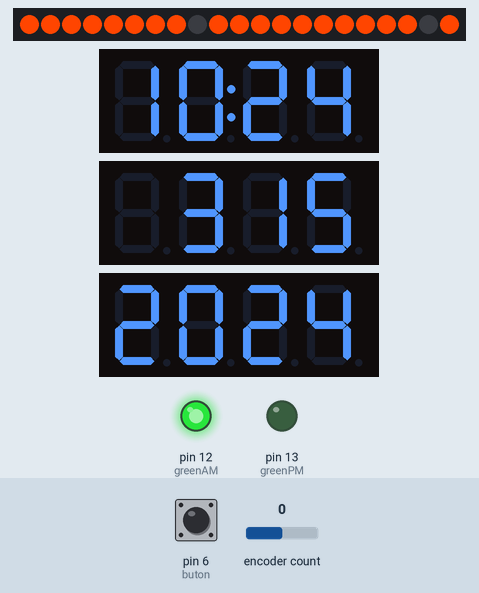
Bench run of a sketch on a simulated Arduino Uno, built with avr-gcc and run on an emulated ATmega328P. On the bench: 21 RGB LEDs in strip order, left to right, 3 × 4-digit seven-segment display, output pins drawn as LEDs (lit = HIGH). The test bench sets the inputs (shaded band); at power-on: pin 6 (buton) HIGH, encoder count 0. The local clock reads 2024-03-15 10:24:30 at power-on unless the sketch sets it; the audio player accepts every command and is not drawn; what the sketch prints to the serial monitor is not drawn.

Above: at 2.2 s.
2.3 s: pin 6 (buton) pulled LOW for 1 s
4.8 s: encoder count set to 1
At 5.9 s:
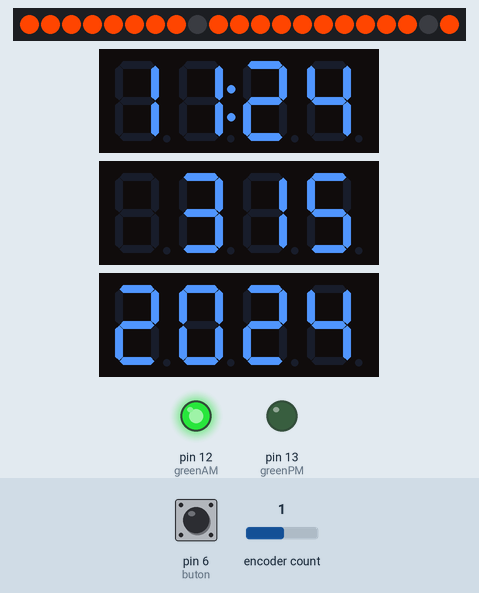
6.3 s: encoder count set to 2
At 7.6 s:
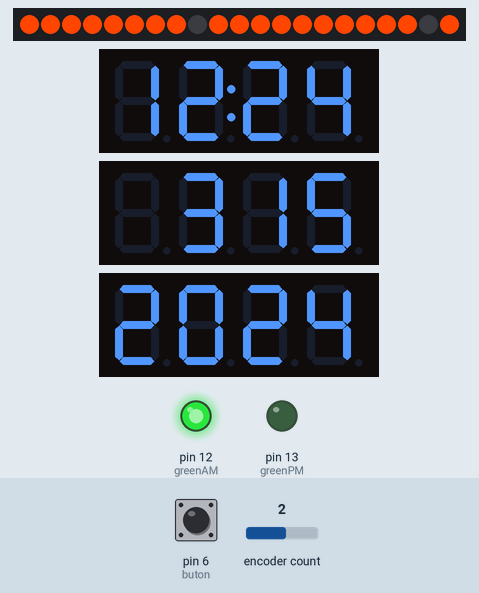
10.7 s: encoder count set to 3
At 11.5 s:
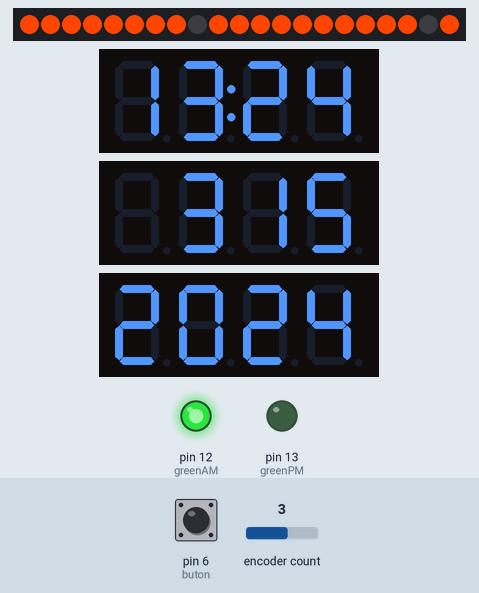
12.2 s: pin 6 (buton) pulled LOW for 0.15 s
Timing chart, 0 to 15.2 s (numbered marks = the images above; inputs shaded):
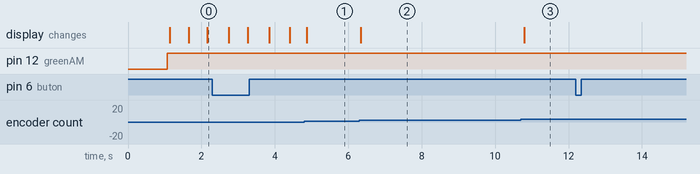

The sketch:

samedi1612.ino
```cpp
// Include the libraries:
#include "RTClib.h" // https://github.com/adafruit/RTClib
#include "TM1637Display.h" // https://github.com/avishorp/TM1637
#include <Encoder.h> // from http://www.pjrc.com/teensy/td_libs_Encoder.html
#include "DFPlayer_Mini_Mp3.h"
#include "SoftwareSerial.h" // https://github.com/PaulStoffregen/SoftwareSerial

#include <Adafruit_NeoPixel.h>
#define neoPin 11
#define neoNbr 21
unsigned long color = 0;
Adafruit_NeoPixel neoStrip = Adafruit_NeoPixel(neoNbr, neoPin, NEO_GRB + NEO_KHZ800);


Encoder knob(3, 2); //encoder connected to pins 2 and 3 (and ground)
#define buton 6 // pin button encoder

// Define the connections pins of the screens :
#define CLK 7
#define DIO1 8
#define DIO2 9
#define DIO3 10

// Create rtc and display object:
RTC_DS3231 rtc;

TM1637Display display1(CLK, DIO1);
TM1637Display display2(CLK, DIO2);
TM1637Display display3(CLK, DIO3);

//// Module MP3
SoftwareSerial mySerial(5, 4); // RX, TX

// These variables are for the push button routine
int buttonstate = 0; //flag to see if the button has been pressed, used internal on the subroutine only
int pushlengthset = 2500; // value for a long push in mS
int pushlength = pushlengthset; // set default pushlength
int pushstart = 0;// sets default push value for the button going low
int pushstop = 0;// sets the default value for when the button goes back high

int knobval; // value for the rotation of the knob
boolean buttonflag = false; // default value for the button flag
int sethourstemp;
int setminstemp;
int setmonthtemp;
int setdaytemp;
int setyeartemp;
int displaytime2 = (sethourstemp * 100) + setminstemp ;

int greenAM = 12;
int greenPM = 13;

void setup() {
  // Begin serial communication at a baud rate of 9600:
  Serial.begin(9600);
  // Wait for console opening:
  delay(1000);
  neoStrip.begin();
  neoStrip.setBrightness(255);
  color = 0xff4500;
  initled ();
  /*
  neoStrip.setPixelColor(0, color); // Toutes les LEDs en vert
  neoStrip.setPixelColor(1, color); // Toutes les LEDs en vert
  neoStrip.setPixelColor(2, color); // Toutes les LEDs en vert
  neoStrip.show();
 */

  mySerial.begin(9600);
  mp3_set_serial(mySerial);
  mp3_set_volume(2);       // fixe le son (30 maximum)
  mp3_set_EQ(5);            // equalizer de 0 à 5

  // Check if RTC is connected correctly:
  if (!rtc.begin()) {
    Serial.println("Couldn't find RTC");
    while (1);
  }
  // Check if the RTC lost power and if so, set the time:
  if (rtc.lostPower()) {
    Serial.println("RTC lost power, lets set the time!");
    // The following line sets the RTC to the date & time this sketch was compiled:
    rtc.adjust(DateTime(F(__DATE__), F(__TIME__)));
    // This line sets the RTC with an explicit date & time, for example to set
    // January 21, 2014 at 3am you would call:
   // rtc.adjust(DateTime(2023, 12, 3, 15, 48, 0));
  }

  // rtc.adjust(DateTime(2023, 12, 3, 15, 51, 0));
  // Set the display brightness (0-7):
  display1.setBrightness(5);
  display2.setBrightness(5);
  display3.setBrightness(5);

  // Clear the display:
  display1.clear();
  display2.clear();
  display3.clear();

  pinMode(greenAM, OUTPUT);
  pinMode(greenPM, OUTPUT);

  pinMode(buton,INPUT);//push button on encoder connected
  digitalWrite(buton,HIGH); //Pull at 1 high
  mp3_play(9);  // joue intro power on
  //delay(25500); // pause de 5 secondes

}

void loop() {
  // Get current date and time:
  /*
  for (byte i = 0; i < neoNbr; i++)
  {
    //neoStrip.setPixelColor(i, 255, 128, 0); // Toutes les LEDs en vert
    neoStrip.setPixelColor(i, color); // Toutes les LEDs en vert
  }
  neoStrip.show();
  */
  DateTime now = rtc.now();

  // Create time format to display:
  int displaytime = (now.hour() * 100) + now.minute();
  int displaydatemonth = (now.month() * 100) + now.day();
  int displayyear = now.year();

  if(now.hour()>=13){
      digitalWrite(greenAM,0);
      digitalWrite(greenPM,1);
  }
  else if(now.hour()==12)
  {
      digitalWrite(greenAM,0);
      digitalWrite(greenPM,1);
  }
  else{
      digitalWrite(greenAM,1);
      digitalWrite(greenPM,0);
  }

  // Print displaytime to the Serial Monitor:
  Serial.print("TIME = ");Serial.println(displaytime);
  Serial.print("MONTH/DAY = ");Serial.println(displaydatemonth);
  Serial.print("YEAR = ");Serial.println(displayyear);

  // Display the current time in 24 hour format with leading zeros enabled and a center colon:
  display1.showNumberDecEx(displaytime, 0b01000000, true);
  display2.showNumberDecEx(displaydatemonth, true);
  display3.showNumberDecEx(displayyear, true);
  // Remove the following lines of code if you want a static instead of a blinking center colon:
  delay(500);

  display1.showNumberDec(displaytime, true); // Prints displaytime without center colon.

  delay(500);
   pushlength = pushlengthset;
    pushlength = getpushlength ();
    delay (10);

   //This runs the setclock routine if the knob is pushed for a long time
       if (pushlength < pushlengthset) {
        mp3_play(13);  // joue BIP
       //  delay(500);
         DateTime now = rtc.now();
         sethourstemp=now.hour(),DEC;
         setminstemp=now.minute(),DEC;
         setmonthtemp=now.month(),DEC;
         setdaytemp=now.day(),DEC;
         setyeartemp=now.year(),DEC;
         setclock();
         pushlength = pushlengthset;
       };

}
// subroutine to return the length of the button push.
int getpushlength () {
  buttonstate = digitalRead(buton);
       if(buttonstate == LOW && buttonflag==false) {
              pushstart = millis();
              buttonflag = true;
              mp3_play(14);
          };

       if (buttonstate == HIGH && buttonflag==true) {
         pushstop = millis ();
         pushlength = pushstop - pushstart;
         buttonflag = false;
       };
       return pushlength;
}
int sethours () {
    display1.clear();
    int displaytime2 = (sethourstemp * 100) + setminstemp ;
    display1.showNumberDecEx(displaytime2, 0b01000000, true);
    pushlength = pushlengthset;
    pushlength = getpushlength ();
    if (pushlength != pushlengthset) {
      return sethourstemp;
    }
    knob.write(0);
    delay (50);
    knobval=knob.read();
    if (knobval < -1) {
      knobval = -1;
    }
    if (knobval > 1) {
      knobval = 1;
    }
    sethourstemp=sethourstemp + knobval;
    if (sethourstemp < 0) {
      sethourstemp = 23;
    }
    if (sethourstemp > 23) {
      sethourstemp = 0;
    }
    sethours();
}


int setmins () {
    display1.clear();
    int displaytime2 = (sethourstemp * 100) + setminstemp ;
    display1.showNumberDecEx(displaytime2, 0b01000000, true);
    pushlength = pushlengthset;
    pushlength = getpushlength ();
    if (pushlength != pushlengthset) {
      return setminstemp;
    }
    knob.write(0);
    delay (50);
    knobval=knob.read();
    if (knobval < -1) {
      knobval = -1;
    }
    if (knobval > 1) {
      knobval = 1;
    }
    setminstemp=setminstemp + knobval;
    if (setminstemp < 0) {
      setminstemp = 59;
    }
    if (setminstemp > 59) {
      setminstemp = 0;
    }
    setmins();
}

int setmonth () {
    display2.clear();
    int displaydatemonth2 = (setmonthtemp * 100) + setdaytemp ;
    display2.showNumberDecEx(displaydatemonth2, true);
    pushlength = pushlengthset;
    pushlength = getpushlength ();
    if (pushlength != pushlengthset) {
      return setmonthtemp;
    }
    knob.write(0);
    delay (50);
    knobval=knob.read();
    if (knobval < -1) {
      knobval = -1;
    }
    if (knobval > 1) {
      knobval = 1;
    }
    setmonthtemp=setmonthtemp + knobval;
    if (setmonthtemp < 0) {
      setmonthtemp = 12;
    }
    if (setmonthtemp > 12) {
      setmonthtemp = 1;
    }
    setmonth();
}

int setday() {
   display2.clear();
   int displaydatemonth2 = (setmonthtemp * 100) + setdaytemp ;
   display2.showNumberDecEx(displaydatemonth2, true);
    pushlength = pushlengthset;
    pushlength = getpushlength ();
    if (pushlength != pushlengthset) {
      return setdaytemp;
    }
    knob.write(0);
    delay (50);
    knobval=knob.read();
    if (knobval < -1) {
      knobval = -1;
    }
    if (knobval > 1) {
      knobval = 1;
    }
    setdaytemp=setdaytemp + knobval;
    if (setdaytemp < 0) {
      setdaytemp = 31;
    }
    if (setdaytemp > 31) {
      setdaytemp = 1;
    }
    setday();
}
int setyear() {
    display3.clear();
    int displayyear2 = setyeartemp ;
    display3.showNumberDecEx(displayyear2, true);
    pushlength = pushlengthset;
    pushlength = getpushlength ();
    if (pushlength != pushlengthset) {
      return setyeartemp;
    }
    knob.write(0);
    delay (50);
    knobval=knob.read();
    if (knobval < -1) {
      knobval = -1;
    }
    if (knobval > 1) {
      knobval = 1;
    }
    setyeartemp=setyeartemp + knobval;
    if (setyeartemp < 21) {
      setyeartemp = 30;
    }
    if (setyeartemp > 30) {
      setyeartemp = 23;
    }
    setyear();
}

//sets the clock
void setclock (){
   sethours ();
   delay(500);
   setmins ();
   delay(500);
   setmonth ();
   delay(500);
   setday();
   delay(500);
   setyear();
   rtc.adjust(DateTime(setyeartemp,setmonthtemp,setdaytemp,sethourstemp,setminstemp,0));
   delay (500);
   mp3_play(10);  // joue BIP

}
void initled () {
  // neoStrip.setPixelColor(i, 0, 0, 0); // Toutes les LEDs sans couleur
  neoStrip.setPixelColor(0, color); // Toutes les LEDs en vert
  neoStrip.setPixelColor(1, color); // Toutes les LEDs en vert
  neoStrip.setPixelColor(2, color); // Toutes les LEDs en vert
  neoStrip.setPixelColor(3, color); // Toutes les LEDs en vert
  neoStrip.setPixelColor(4, color); // Toutes les LEDs en vert
  neoStrip.setPixelColor(5, color); // Toutes les LEDs en vert
  neoStrip.setPixelColor(6, color); // Toutes les LEDs en vert
  neoStrip.setPixelColor(7, color); // Toutes les LEDs en vert
  neoStrip.setPixelColor(9, color); // Toutes les LEDs en vert
  neoStrip.setPixelColor(9, color); // Toutes les LEDs en vert
  neoStrip.setPixelColor(10, color); // Toutes les LEDs en vert
  neoStrip.setPixelColor(11, color); // Toutes les LEDs en vert
  neoStrip.setPixelColor(12, color); // Toutes les LEDs en vert
  neoStrip.setPixelColor(13, color); // Toutes les LEDs en vert
  neoStrip.setPixelColor(14, color); // Toutes les LEDs en vert
  neoStrip.setPixelColor(15, color); // Toutes les LEDs en vert
  neoStrip.setPixelColor(16, color); // Toutes les LEDs en vert
  neoStrip.setPixelColor(17, color); // Toutes les LEDs en vert
  neoStrip.setPixelColor(18, color); // Toutes les LEDs en vert
  neoStrip.setPixelColor(10, color); // Toutes les LEDs en vert
  neoStrip.setPixelColor(20, color); // Toutes les LEDs en vert
  neoStrip.setPixelColor(21, color); // Toutes les LEDs en vert
  neoStrip.show();
}
```

Measured:
- after the input at 4.8 s, the display: changes after 0.06 s (image 1)
- after the input at 6.3 s, the display: changes after 0.05 s (image 2)
- after the input at 10.7 s, the display: changes after 0.09 s (image 3)
- after the input at 12.2 s, every drawn part: stays the same
